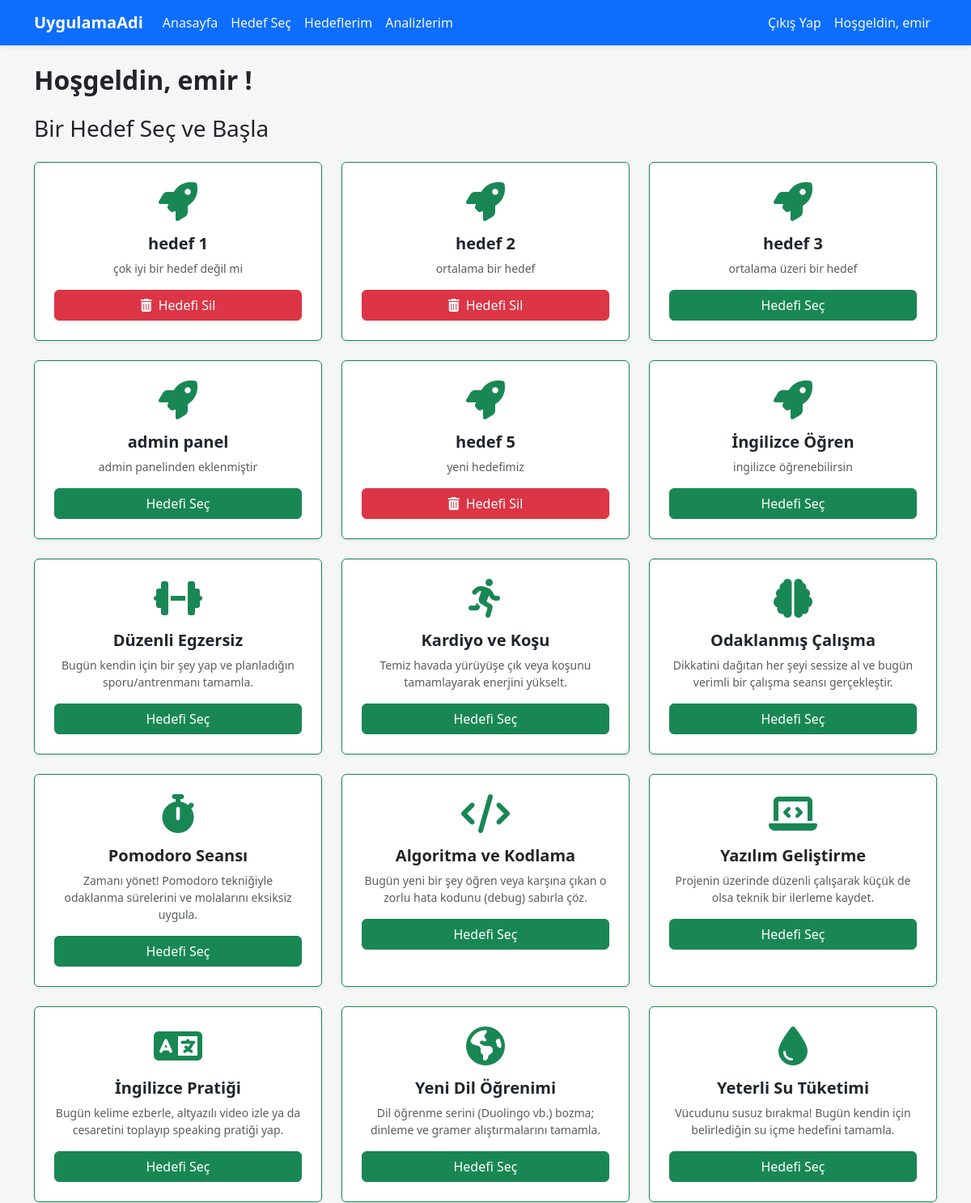
Page /secim/ (signed in, upper part) on the earlier database version.
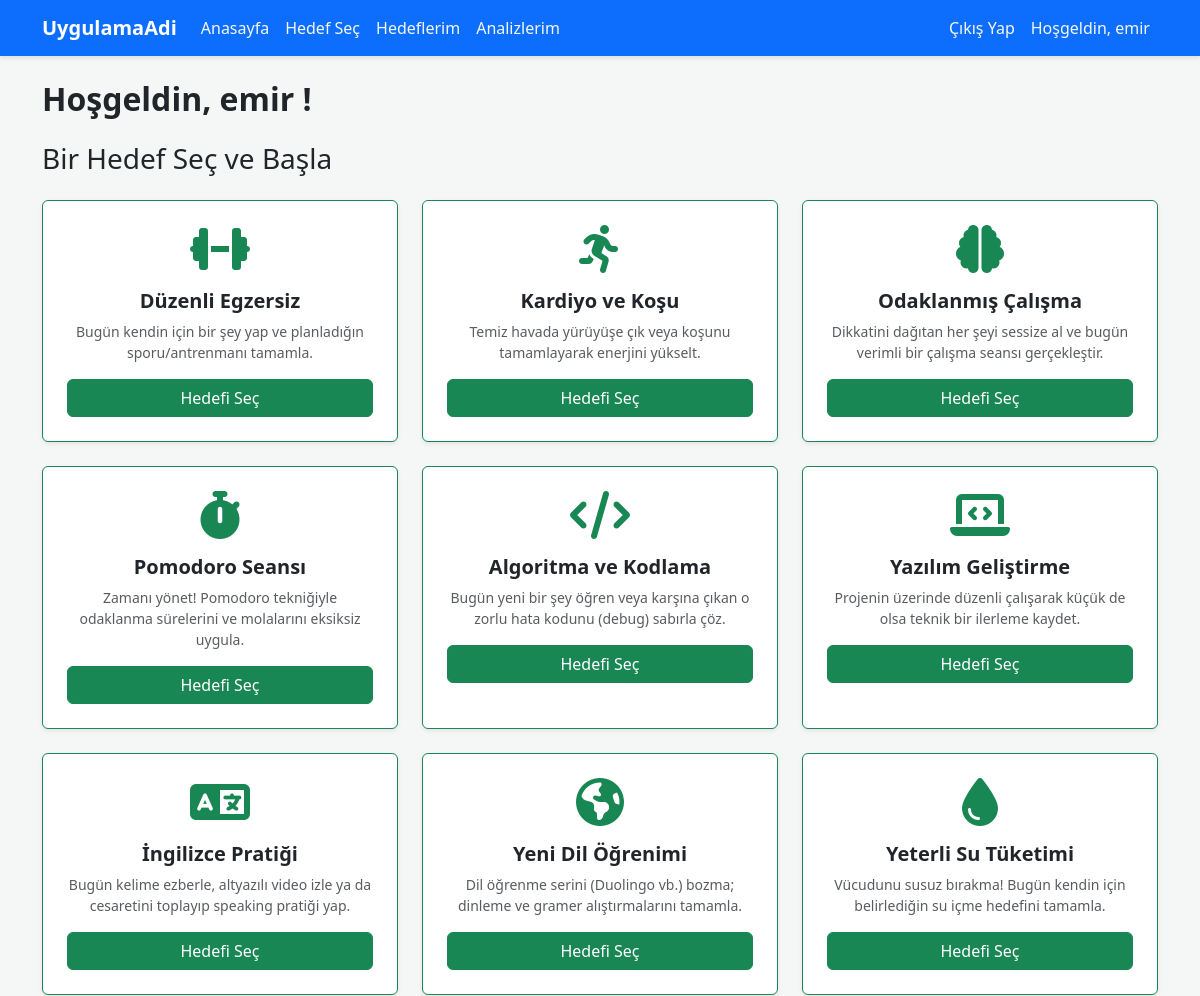
Same page on the later database version.
### myApp/models.py (models this page shows, shortened)
class Hedef(models.Model):
    baslik = models.CharField(max_length=100)
    ikon = models.CharField(max_length=100)
    aciklama = models.TextField()
    class Meta:
        verbose_name = "Hedef"
        verbose_name_plural = "Hedefler"

### myApp/views.py (the view)
# urls.py: path('secim/', views.hedef_sec, name='hedef_sec'),
def hedef_sec(request):
    hedefler = Hedef.objects.all()
    secilen_hedefler = []
    if request.user.is_authenticated:
        secilen_hedefler = SecilenHedef.objects.filter(user=request.user).values_list('hedef_id', flat=True)
    context = {
        'hedefler': hedefler,
        'secilen_hedefler': secilen_hedefler
    }
    return render(request, 'myApp/hedef_sec.html', context)

### myApp/templates/myApp/hedef_sec.html (shortened to what this page needs)
{% extends 'base.html' %}
{% block content %}
    {% if user.is_authenticated %}
        <h2 class="fw-bold mb-4">Hoşgeldin, {{ user.username }} !</h2>
    <h3 class="mb-4">Bir Hedef Seç ve Başla</h3>
        <div class="row">
            {% for hedef in hedefler %}
            <div class="col-md-4 mb-4">
                <div class="card shadow-sm h-100 border-top border-success border-1">
                    <div class="card-body text-center p-4">
                        <i class="fas {{ hedef.ikon }} fa-3x text-success mb-3"></i>
                        <h5 class="fw-bold">{{ hedef.baslik }}</h5>
                        <p class="text-muted small">{{ hedef.aciklama }}</p>
                        {% if hedef.id in secilen_hedefler %}
                        <a href="{% url 'hedef_sil' hedef.id %}" class="btn btn-danger w-100 shadow-sm">
                        <i class="fas fa-trash-alt me-2"></i>Hedefi Sil</a>
                        {% else %}
                        <a href="{% url 'hedef_ekle' hedef.id %}" class="btn btn-success w-100">Hedefi Seç</a>
                        {% endif %}
                    </div>
                </div>
            </div>
            {% empty %}
            <div class="col-12 text-center">
                <p class="text-muted">Henüz admin panelinden bir hedef eklenmemiş.</p>
            </div>
            {% endfor %}
        </div>
    {% else %}
        <div class="alert alert-info text-center" role="alert">
            Hedef seçmek için lütfen <a href="{% url 'login' %}" class="alert-link">giriş yapın</a> veya <a href="{% url 'register' %}" class="alert-link">kayıt olun</a>.
        </div>
    {% endif %}
{% endblock %}

Differences in the rows shown:
removed Hedef: baslik "hedef 1", aciklama "çok iyi bir hedef değil mi", shows "Hedefi Sil"
removed Hedef: baslik "hedef 2", aciklama "ortalama bir hedef", shows "Hedefi Sil"
removed Hedef: baslik "hedef 3", aciklama "ortalama üzeri bir hedef", shows "Hedefi Seç"
removed Hedef: baslik "admin panel", aciklama "admin panelinden eklenmiştir", shows "Hedefi Seç"
removed Hedef: baslik "hedef 5", aciklama "yeni hedefimiz", shows "Hedefi Sil"
removed Hedef: baslik "İngilizce Öğren", aciklama "ingilizce öğrenebilirsin", shows "Hedefi Seç"
